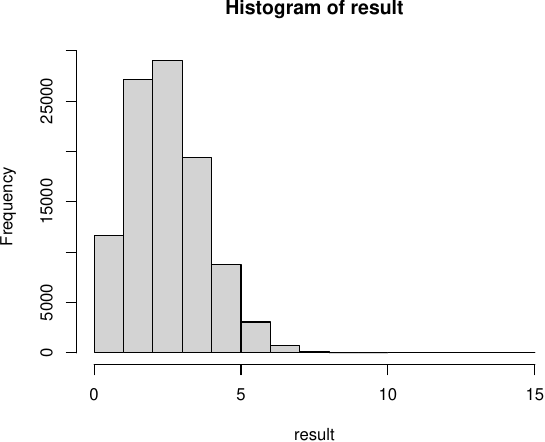

This figure's R source:
pdf(file = "04-r-boot-binom.pdf", width = 6, height = 5)

X <- rep(0:1, c(13, 2))
n <- 10^5
result <- replicate(n, sum(sample(X, size = length(X), replace = TRUE)))
hist(x = result,
     breaks = 0:15,
     right = FALSE)
